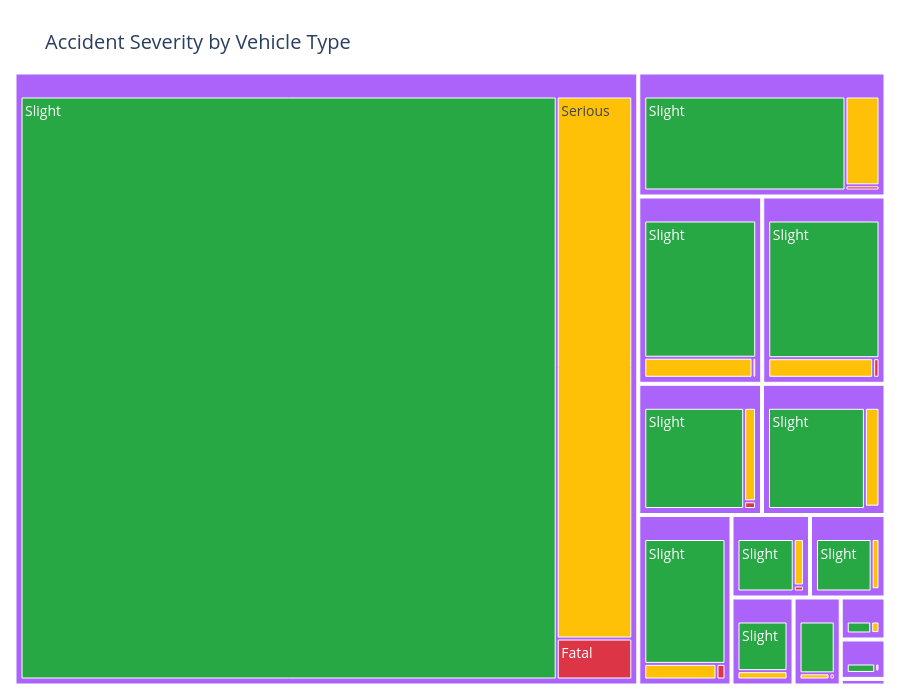

The notebook cell saved with this chart:
### Markdown cell above
8. Treemap of Accident Severity by Vehicle Type

### Code cell
# Group data by Vehicle Type & Accident Severity, counting occurrences
df_grouped = df.groupby(["Vehicle_Type", "Accident_Severity"]).size().reset_index(name="Count")

# Custom color scale for a smoother gradient
color_scale = {"Slight": "#28a745", "Serious": "#ffc107", "Fatal": "#dc3545"}

# Create Treemap
fig = px.treemap(df_grouped, 
                 path=["Vehicle_Type", "Accident_Severity"],  # Group by Vehicle Type → Severity
                 values="Count",  
                 title="Accident Severity by Vehicle Type",
                 color="Accident_Severity", 
                 color_discrete_map=color_scale,
                 hover_data={"Count": True},  # Show count on hover
                 height=700  # Bigger plot for better visibility
                 )

# Update layout for better aesthetics
fig.update_layout(
    title_font_size=20,  # Larger title
    uniformtext=dict(minsize=14, mode='hide'),  # Clean up text layout
    margin=dict(l=10, r=10, t=50, b=10),  # Reduce extra space
    title_y=0.95
)

# Show plot
fig.show()

### Figure 1 — Plotly figure (JSON) as saved in the notebook; plotly's stock layout.template omitted (floating-point values rounded to 4 significant figures)
{"data": [{"branchvalues": "total", "customdata": [[1, "Fatal"], [86, "Slight"], [5, "Serious"], [45, "Serious"], [12, "Serious"], [334, "Slight"], [4, "Fatal"], [2686, "Serious"], [888, "Slight"], [7, "Fatal"], [13, "Slight"], [8, "Fatal"], [10, "Fatal"], [286, "Slight"], [127, "Serious"], [175, "Serious"], [861, "Slight"], [2, "Fatal"], [1239, "Slight"], [864, "Slight"], [97, "Serious"], [1236, "Slight"], [28, "Serious"], [3, "Fatal"], [2, "Fatal"], [96, "Serious"], [94, "Slight"], [335, "Slight"], [227, "Slight"], [54, "Serious"], [256, "Serious"], [23, "Serious"], [48, "Serious"], [166, "Serious"], [15, "Fatal"], [6, "Fatal"], [12, "Fatal"], [203, "Fatal"], [20499, "Slight"], [1604, "Slight"], [115, "(?)"], [1412, "(?)"], [23388, "(?)"], [993, "(?)"], [334, "(?)"], [108, "(?)"], [972, "(?)"], [396, "(?)"], [381, "(?)"], [1420, "(?)"], [254, "(?)"], [18, "(?)"], [991, "(?)"], [1875, "(?)"]], "domain": {"x": [0, 1], "y": [0, 1]}, "hovertemplate": "labels=%{label}<br>Count=%{customdata[0]}<br>parent=%{parent}<br>id=%{id}<br>Accident_Severity=%{customdata[1]}<extra></extra>", "ids": ["Agricultural vehicle/Fatal", "Agricultural vehicle/Slight", "Pedal cycle/Serious", "Motorcycle over 125cc and up to 500cc/Serious", "Minibus (8 - 16 passenger seats)/Serious", "Motorcycle over 125cc and up to 500cc/Slight", "Other vehicle/Fatal", "Car/Serious", "Goods 7.5 tonnes mgw and over/Slight", "Motorcycle 50cc and under/Fatal", "Pedal cycle/Slight", "Goods 7.5 tonnes mgw and over/Fatal", "Bus or coach (17 or more pass seats)/Fatal", "Goods over 3.5t. and under 7.5t/Slight", "Taxi/Private hire car/Serious", "Motorcycle over 500cc/Serious", "Taxi/Private hire car/Slight", "Motorcycle over 125cc and up to 500cc/Fatal", "Motorcycle over 500cc/Slight", "Motorcycle 125cc and under/Slight", "Goods 7.5 tonnes mgw and over/Serious", "Bus or coach (17 or more pass seats)/Slight", "Agricultural vehicle/Serious", "Taxi/Private hire car/Fatal", "Minibus (8 - 16 passenger seats)/Fatal", "Motorcycle 125cc and under/Serious", "Minibus (8 - 16 passenger seats)/Slight", "Motorcycle 50cc and under/Slight", "Other vehicle/Slight", "Motorcycle 50cc and under/Serious", "Van / Goods 3.5 tonnes mgw or under/Serious", "Other vehicle/Serious", "Goods over 3.5t. and under 7.5t/Serious", "Bus or coach (17 or more pass seats)/Serious", "Van / Goods 3.5 tonnes mgw or under/Fatal", "Motorcycle over 500cc/Fatal", "Motorcycle 125cc and under/Fatal", "Car/Fatal", "Car/Slight", "Van / Goods 3.5 tonnes mgw or under/Slight", "Agricultural vehicle", "Bus or coach (17 or more pass seats)", "Car", "Goods 7.5 tonnes mgw and over", "Goods over 3.5t. and under 7.5t", "Minibus (8 - 16 passenger seats)", "Motorcycle 125cc and under", "Motorcycle 50cc and under", "Motorcycle over 125cc and up to 500cc", "Motorcycle over 500cc", "Other vehicle", "Pedal cycle", "Taxi/Private hire car", "Van / Goods 3.5 tonnes mgw or under"], "labels": ["Fatal", "Slight", "Serious", "Serious", "Serious", "Slight", "Fatal", "Serious", "Slight", "Fatal", "Slight", "Fatal", "Fatal", "Slight", "Serious", "Serious", "Slight", "Fatal", "Slight", "Slight", "Serious", "Slight", "Serious", "Fatal", "Fatal", "Serious", "Slight", "Slight", "Slight", "Serious", "Serious", "Serious", "Serious", "Serious", "Fatal", "Fatal", "Fatal", "Fatal", "Slight", "Slight", "Agricultural vehicle", "Bus or coach (17 or more pass seats)", "Car", "Goods 7.5 tonnes mgw and over", "Goods over 3.5t. and under 7.5t", "Minibus (8 - 16 passenger seats)", "Motorcycle 125cc and under", "Motorcycle 50cc and under", "Motorcycle over 125cc and up to 500cc", "Motorcycle over 500cc", "Other vehicle", "Pedal cycle", "Taxi/Private hire car", "Van / Goods 3.5 tonnes mgw or under"], "marker": {"colors": ["#dc3545", "#28a745", "#ffc107", "#ffc107", "#ffc107", "#28a745", "#dc3545", "#ffc107", "#28a745", "#dc3545", "#28a745", "#dc3545", "#dc3545", "#28a745", "#ffc107", "#ffc107", "#28a745", "#dc3545", "#28a745", "#28a745", "#ffc107", "#28a745", "#ffc107", "#dc3545", "#dc3545", "#ffc107", "#28a745", "#28a745", "#28a745", "#ffc107", "#ffc107", "#ffc107", "#ffc107", "#ffc107", "#dc3545", "#dc3545", "#dc3545", "#dc3545", "#28a745", "#28a745", "#ab63fa", "#ab63fa", "#ab63fa", "#ab63fa", "#ab63fa", "#ab63fa", "#ab63fa", "#ab63fa", "#ab63fa", "#ab63fa", "#ab63fa", "#ab63fa", "#ab63fa", "#ab63fa"]}, "name": "", "parents": ["Agricultural vehicle", "Agricultural vehicle", "Pedal cycle", "Motorcycle over 125cc and up to 500cc", "Minibus (8 - 16 passenger seats)", "Motorcycle over 125cc and up to 500cc", "Other vehicle", "Car", "Goods 7.5 tonnes mgw and over", "Motorcycle 50cc and under", "Pedal cycle", "Goods 7.5 tonnes mgw and over", "Bus or coach (17 or more pass seats)", "Goods over 3.5t. and under 7.5t", "Taxi/Private hire car", "Motorcycle over 500cc", "Taxi/Private hire car", "Motorcycle over 125cc and up to 500cc", "Motorcycle over 500cc", "Motorcycle 125cc and under", "Goods 7.5 tonnes mgw and over", "Bus or coach (17 or more pass seats)", "Agricultural vehicle", "Taxi/Private hire car", "Minibus (8 - 16 passenger seats)", "Motorcycle 125cc and under", "Minibus (8 - 16 passenger seats)", "Motorcycle 50cc and under", "Other vehicle", "Motorcycle 50cc and under", "Van / Goods 3.5 tonnes mgw or under", "Other vehicle", "Goods over 3.5t. and under 7.5t", "Bus or coach (17 or more pass seats)", "Van / Goods 3.5 tonnes mgw or under", "Motorcycle over 500cc", "Motorcycle 125cc and under", "Car", "Car", "Van / Goods 3.5 tonnes mgw or under", "", "", "", "", "", "", "", "", "", "", "", "", "", ""], "type": "treemap", "values": [1, 86, 5, 45, 12, 334, 4, 2686, 888, 7, 13, 8, 10, 286, 127, 175, 861, 2, 1239, 864, 97, 1236, 28, 3, 2, 96, 94, 335, 227, 54, 256, 23, 48, 166, 15, 6, 12, 203, 20499, 1604, 115, 1412, 23388, 993, 334, 108, 972, 396, 381, 1420, 254, 18, 991, 1875]}], "layout": {"height": 700, "legend": {"tracegroupgap": 0}, "margin": {"b": 10, "l": 10, "r": 10, "t": 50}, "title": {"font": {"size": 20}, "text": "Accident Severity by Vehicle Type", "y": 0.95}, "uniformtext": {"minsize": 14, "mode": "hide"}}}
